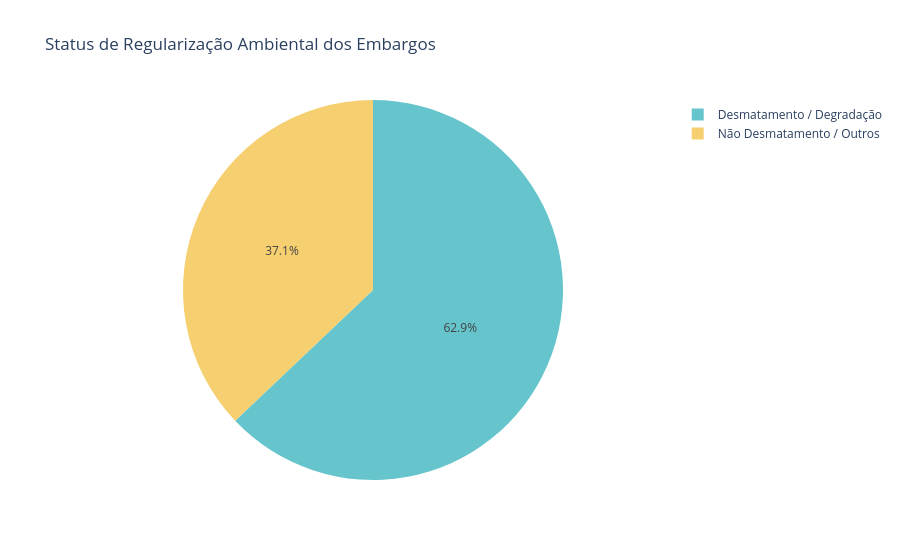

The notebook cell this image was saved under:
### Markdown cell above
## 4. Eficácia da Fiscalização Ambiental (Embargos do IBAMA)

**Motivação:** Avaliar o status das áreas que sofreram sanções administrativas (embargos).

### Code cell
fig = px.pie(
    df_status_embargos, names='descricao', values='contagem', 
    title='Status de Regularização Ambiental dos Embargos',
    labels={'descricao': 'Situação'},
    color_discrete_sequence=px.colors.qualitative.Pastel
)
fig.show()

### Figure 1 — Plotly figure (JSON) as saved in the notebook; plotly's stock layout.template omitted (floating-point values rounded to 4 significant figures)
{"data": [{"domain": {"x": [0.0, 1.0], "y": [0.0, 1.0]}, "hovertemplate": "Situação=%{label}<br>contagem=%{value}<extra></extra>", "labels": ["Desmatamento / Degradação", "Não Desmatamento / Outros"], "legendgroup": "", "name": "", "showlegend": true, "type": "pie", "values": [55736, 32850]}], "layout": {"legend": {"tracegroupgap": 0}, "piecolorway": ["rgb(102, 197, 204)", "rgb(246, 207, 113)", "rgb(248, 156, 116)", "rgb(220, 176, 242)", "rgb(135, 197, 95)", "rgb(158, 185, 243)", "rgb(254, 136, 177)", "rgb(201, 219, 116)", "rgb(139, 224, 164)", "rgb(180, 151, 231)", "rgb(179, 179, 179)"], "title": {"text": "Status de Regularização Ambiental dos Embargos"}}}
